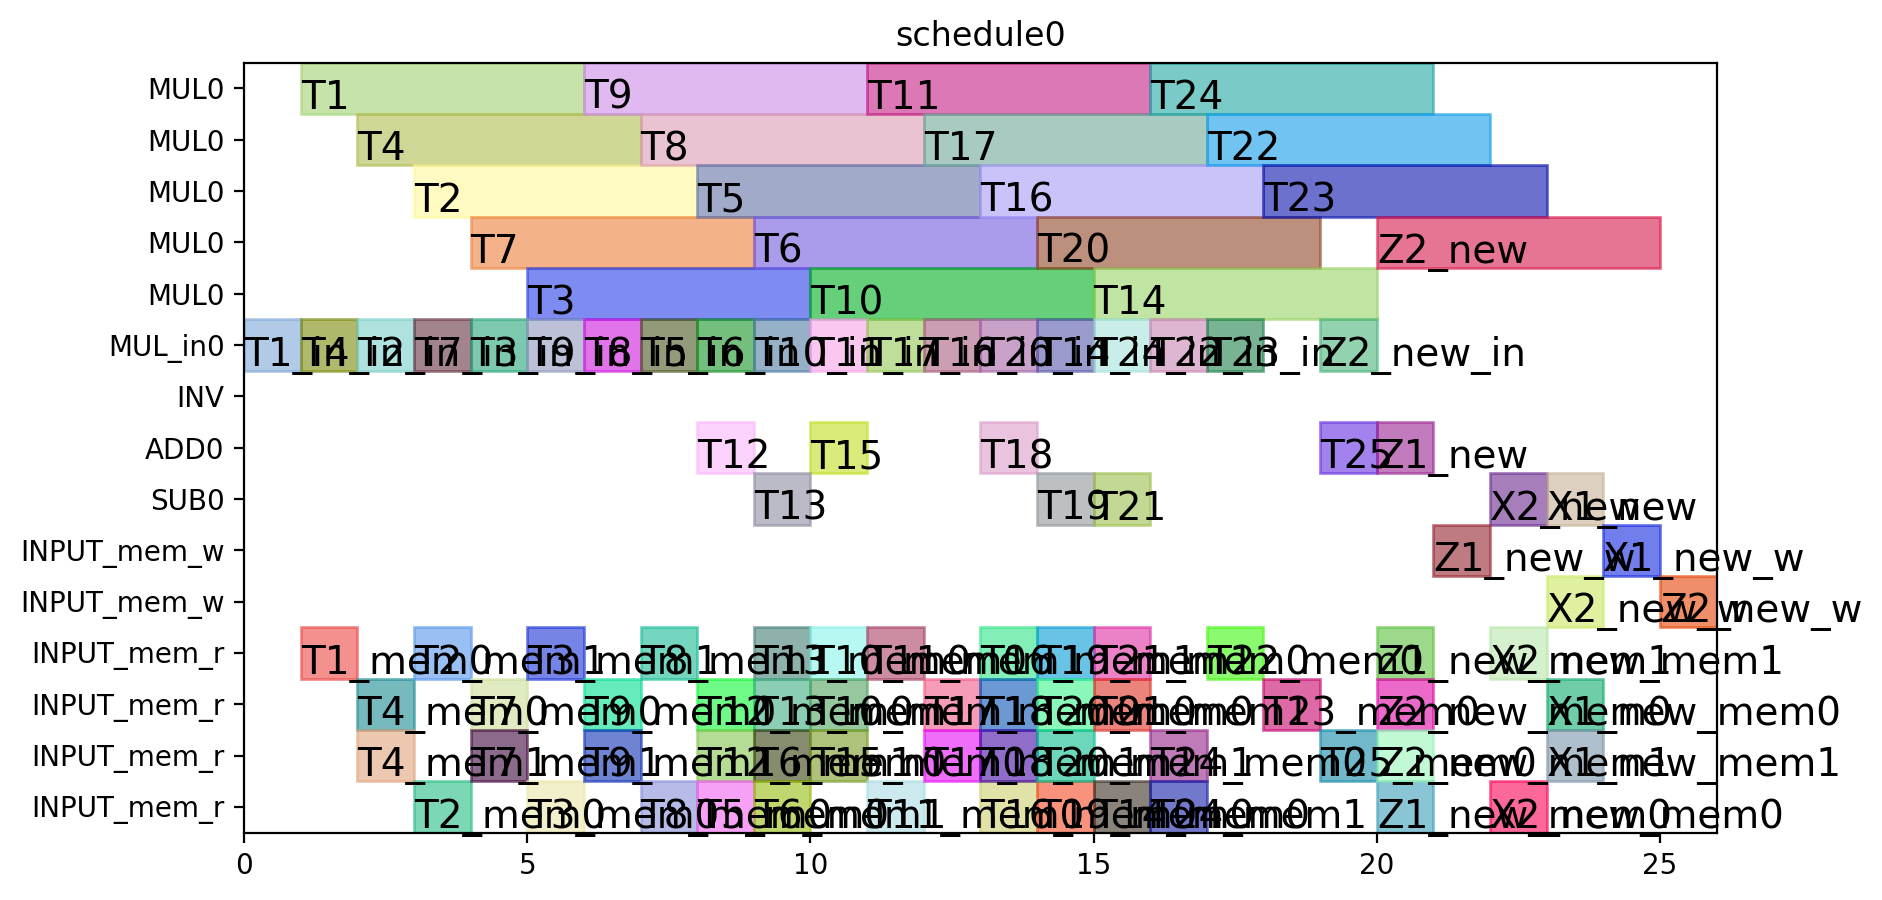

The script that drew this image:
from pyschedule import Scenario, solvers, plotters, alt


def solve():
	horizon = 90
	S = Scenario("schedule0", horizon=horizon)

	# resource
	MUL = S.Resources('MUL', num=1, size=5)
	MUL_in = S.Resources('MUL_in', num=1)
	INV = S.Resource('INV')
	ADD = S.Resources('ADD', num=1, periods=range(1, horizon))
	SUB = S.Resources('SUB', num=1, periods=range(1, horizon))
	INPUT_mem_w = S.Resource('INPUT_mem_w', size=2)
	INPUT_mem_r = S.Resource('INPUT_mem_r', size=4)

	# result of previous scheduling

	# new tasks
	T1_in = S.Task('T1_in', length=1, delay_cost=1)
	T1_in += alt(MUL_in)
	T1 = S.Task('T1', length=5, delay_cost=1)
	T1 += alt(MUL)
	S += T1>=T1_in

	T1_mem0 = S.Task('T1_mem0', length=1, delay_cost=1)
	T1_mem0 += INPUT_mem_r
	S += T1_mem0-1 <= T1

	T2_in = S.Task('T2_in', length=1, delay_cost=1)
	T2_in += alt(MUL_in)
	T2 = S.Task('T2', length=5, delay_cost=1)
	T2 += alt(MUL)
	S += T2>=T2_in

	T2_mem0 = S.Task('T2_mem0', length=1, delay_cost=1)
	T2_mem0 += INPUT_mem_r
	S += T2_mem0-1 <= T2

	T2_mem1 = S.Task('T2_mem1', length=1, delay_cost=1)
	T2_mem1 += INPUT_mem_r
	S += T2_mem1-1 <= T2

	T3_in = S.Task('T3_in', length=1, delay_cost=1)
	T3_in += alt(MUL_in)
	T3 = S.Task('T3', length=5, delay_cost=1)
	T3 += alt(MUL)
	S += T3>=T3_in

	T3_mem0 = S.Task('T3_mem0', length=1, delay_cost=1)
	T3_mem0 += INPUT_mem_r
	S += T3_mem0-1 <= T3

	T3_mem1 = S.Task('T3_mem1', length=1, delay_cost=1)
	T3_mem1 += INPUT_mem_r
	S += T3_mem1-1 <= T3

	T4_in = S.Task('T4_in', length=1, delay_cost=1)
	T4_in += alt(MUL_in)
	T4 = S.Task('T4', length=5, delay_cost=1)
	T4 += alt(MUL)
	S += T4>=T4_in

	T4_mem0 = S.Task('T4_mem0', length=1, delay_cost=1)
	T4_mem0 += INPUT_mem_r
	S += T4_mem0-1 <= T4

	T4_mem1 = S.Task('T4_mem1', length=1, delay_cost=1)
	T4_mem1 += INPUT_mem_r
	S += T4_mem1-1 <= T4

	T5_in = S.Task('T5_in', length=1, delay_cost=1)
	T5_in += alt(MUL_in)
	T5 = S.Task('T5', length=5, delay_cost=1)
	T5 += alt(MUL)
	S += T5>=T5_in

	T5_mem0 = S.Task('T5_mem0', length=1, delay_cost=1)
	T5_mem0 += INPUT_mem_r
	S += T5_mem0-1 <= T5

	T6_in = S.Task('T6_in', length=1, delay_cost=1)
	T6_in += alt(MUL_in)
	T6 = S.Task('T6', length=5, delay_cost=1)
	T6 += alt(MUL)
	S += T6>=T6_in

	T6_mem0 = S.Task('T6_mem0', length=1, delay_cost=1)
	T6_mem0 += INPUT_mem_r
	S += T6_mem0-1 <= T6

	T6_mem1 = S.Task('T6_mem1', length=1, delay_cost=1)
	T6_mem1 += INPUT_mem_r
	S += T6_mem1-1 <= T6

	T7_in = S.Task('T7_in', length=1, delay_cost=1)
	T7_in += alt(MUL_in)
	T7 = S.Task('T7', length=5, delay_cost=1)
	T7 += alt(MUL)
	S += T7>=T7_in

	T7_mem0 = S.Task('T7_mem0', length=1, delay_cost=1)
	T7_mem0 += INPUT_mem_r
	S += T7_mem0-1 <= T7

	T7_mem1 = S.Task('T7_mem1', length=1, delay_cost=1)
	T7_mem1 += INPUT_mem_r
	S += T7_mem1-1 <= T7

	T8_in = S.Task('T8_in', length=1, delay_cost=1)
	T8_in += alt(MUL_in)
	T8 = S.Task('T8', length=5, delay_cost=1)
	T8 += alt(MUL)
	S += T8>=T8_in

	T8_mem0 = S.Task('T8_mem0', length=1, delay_cost=1)
	T8_mem0 += INPUT_mem_r
	S += T8_mem0-1 <= T8

	T8_mem1 = S.Task('T8_mem1', length=1, delay_cost=1)
	T8_mem1 += alt(INPUT_mem_r)
	S += T1 < T8_mem1
	S += T8_mem1-1 <= T8

	T9_in = S.Task('T9_in', length=1, delay_cost=1)
	T9_in += alt(MUL_in)
	T9 = S.Task('T9', length=5, delay_cost=1)
	T9 += alt(MUL)
	S += T9>=T9_in

	T9_mem0 = S.Task('T9_mem0', length=1, delay_cost=1)
	T9_mem0 += INPUT_mem_r
	S += T9_mem0-1 <= T9

	T9_mem1 = S.Task('T9_mem1', length=1, delay_cost=1)
	T9_mem1 += alt(INPUT_mem_r)
	S += T1 < T9_mem1
	S += T9_mem1-1 <= T9

	T10_in = S.Task('T10_in', length=1, delay_cost=1)
	T10_in += alt(MUL_in)
	T10 = S.Task('T10', length=5, delay_cost=1)
	T10 += alt(MUL)
	S += T10>=T10_in

	T10_mem0 = S.Task('T10_mem0', length=1, delay_cost=1)
	T10_mem0 += INPUT_mem_r
	S += T10_mem0-1 <= T10

	T10_mem1 = S.Task('T10_mem1', length=1, delay_cost=1)
	T10_mem1 += alt(INPUT_mem_r)
	S += T3 < T10_mem1
	S += T10_mem1-1 <= T10

	T11_in = S.Task('T11_in', length=1, delay_cost=1)
	T11_in += alt(MUL_in)
	T11 = S.Task('T11', length=5, delay_cost=1)
	T11 += alt(MUL)
	S += T11>=T11_in

	T11_mem0 = S.Task('T11_mem0', length=1, delay_cost=1)
	T11_mem0 += INPUT_mem_r
	S += T11_mem0-1 <= T11

	T11_mem1 = S.Task('T11_mem1', length=1, delay_cost=1)
	T11_mem1 += alt(INPUT_mem_r)
	S += T3 < T11_mem1
	S += T11_mem1-1 <= T11

	T12 = S.Task('T12', length=1, delay_cost=1)
	T12 += alt(ADD)

	T12_mem0 = S.Task('T12_mem0', length=1, delay_cost=1)
	T12_mem0 += alt(INPUT_mem_r)
	S += T4 < T12_mem0
	S += T12_mem0-1 <= T12

	T12_mem1 = S.Task('T12_mem1', length=1, delay_cost=1)
	T12_mem1 += alt(INPUT_mem_r)
	S += T2 < T12_mem1
	S += T12_mem1-1 <= T12

	T13 = S.Task('T13', length=1, delay_cost=1)
	T13 += alt(SUB)

	T13_mem0 = S.Task('T13_mem0', length=1, delay_cost=1)
	T13_mem0 += alt(INPUT_mem_r)
	S += T4 < T13_mem0
	S += T13_mem0-1 <= T13

	T13_mem1 = S.Task('T13_mem1', length=1, delay_cost=1)
	T13_mem1 += alt(INPUT_mem_r)
	S += T2 < T13_mem1
	S += T13_mem1-1 <= T13

	T15 = S.Task('T15', length=1, delay_cost=1)
	T15 += alt(ADD)

	T15_mem0 = S.Task('T15_mem0', length=1, delay_cost=1)
	T15_mem0 += alt(INPUT_mem_r)
	S += T7 < T15_mem0
	S += T15_mem0-1 <= T15

	T14_in = S.Task('T14_in', length=1, delay_cost=1)
	T14_in += alt(MUL_in)
	T14 = S.Task('T14', length=5, delay_cost=1)
	T14 += alt(MUL)
	S += T14>=T14_in

	T14_mem0 = S.Task('T14_mem0', length=1, delay_cost=1)
	T14_mem0 += alt(INPUT_mem_r)
	S += T13 < T14_mem0
	S += T14_mem0-1 <= T14

	T16_in = S.Task('T16_in', length=1, delay_cost=1)
	T16_in += alt(MUL_in)
	T16 = S.Task('T16', length=5, delay_cost=1)
	T16 += alt(MUL)
	S += T16>=T16_in

	T16_mem0 = S.Task('T16_mem0', length=1, delay_cost=1)
	T16_mem0 += alt(INPUT_mem_r)
	S += T1 < T16_mem0
	S += T16_mem0-1 <= T16

	T16_mem1 = S.Task('T16_mem1', length=1, delay_cost=1)
	T16_mem1 += alt(INPUT_mem_r)
	S += T8 < T16_mem1
	S += T16_mem1-1 <= T16

	T17_in = S.Task('T17_in', length=1, delay_cost=1)
	T17_in += alt(MUL_in)
	T17 = S.Task('T17', length=5, delay_cost=1)
	T17 += alt(MUL)
	S += T17>=T17_in

	T17_mem0 = S.Task('T17_mem0', length=1, delay_cost=1)
	T17_mem0 += alt(INPUT_mem_r)
	S += T8 < T17_mem0
	S += T17_mem0-1 <= T17

	T17_mem1 = S.Task('T17_mem1', length=1, delay_cost=1)
	T17_mem1 += alt(INPUT_mem_r)
	S += T15 < T17_mem1
	S += T17_mem1-1 <= T17

	T18 = S.Task('T18', length=1, delay_cost=1)
	T18 += alt(ADD)

	T18_mem0 = S.Task('T18_mem0', length=1, delay_cost=1)
	T18_mem0 += alt(INPUT_mem_r)
	S += T5 < T18_mem0
	S += T18_mem0-1 <= T18

	T18_mem1 = S.Task('T18_mem1', length=1, delay_cost=1)
	T18_mem1 += alt(INPUT_mem_r)
	S += T9 < T18_mem1
	S += T18_mem1-1 <= T18

	T19 = S.Task('T19', length=1, delay_cost=1)
	T19 += alt(SUB)

	T19_mem0 = S.Task('T19_mem0', length=1, delay_cost=1)
	T19_mem0 += alt(INPUT_mem_r)
	S += T5 < T19_mem0
	S += T19_mem0-1 <= T19

	T19_mem1 = S.Task('T19_mem1', length=1, delay_cost=1)
	T19_mem1 += alt(INPUT_mem_r)
	S += T9 < T19_mem1
	S += T19_mem1-1 <= T19

	T21 = S.Task('T21', length=1, delay_cost=1)
	T21 += alt(SUB)

	T21_mem0 = S.Task('T21_mem0', length=1, delay_cost=1)
	T21_mem0 += alt(INPUT_mem_r)
	S += T6 < T21_mem0
	S += T21_mem0-1 <= T21

	T21_mem1 = S.Task('T21_mem1', length=1, delay_cost=1)
	T21_mem1 += alt(INPUT_mem_r)
	S += T10 < T21_mem1
	S += T21_mem1-1 <= T21

	T24_in = S.Task('T24_in', length=1, delay_cost=1)
	T24_in += alt(MUL_in)
	T24 = S.Task('T24', length=5, delay_cost=1)
	T24 += alt(MUL)
	S += T24>=T24_in

	T24_mem0 = S.Task('T24_mem0', length=1, delay_cost=1)
	T24_mem0 += alt(INPUT_mem_r)
	S += T11 < T24_mem0
	S += T24_mem0-1 <= T24

	T24_mem1 = S.Task('T24_mem1', length=1, delay_cost=1)
	T24_mem1 += alt(INPUT_mem_r)
	S += T12 < T24_mem1
	S += T24_mem1-1 <= T24

	T20_in = S.Task('T20_in', length=1, delay_cost=1)
	T20_in += alt(MUL_in)
	T20 = S.Task('T20', length=5, delay_cost=1)
	T20 += alt(MUL)
	S += T20>=T20_in

	T20_mem0 = S.Task('T20_mem0', length=1, delay_cost=1)
	T20_mem0 += alt(INPUT_mem_r)
	S += T15 < T20_mem0
	S += T20_mem0-1 <= T20

	T20_mem1 = S.Task('T20_mem1', length=1, delay_cost=1)
	T20_mem1 += alt(INPUT_mem_r)
	S += T18 < T20_mem1
	S += T20_mem1-1 <= T20

	T22_in = S.Task('T22_in', length=1, delay_cost=1)
	T22_in += alt(MUL_in)
	T22 = S.Task('T22', length=5, delay_cost=1)
	T22 += alt(MUL)
	S += T22>=T22_in

	T22_mem0 = S.Task('T22_mem0', length=1, delay_cost=1)
	T22_mem0 += alt(INPUT_mem_r)
	S += T21 < T22_mem0
	S += T22_mem0-1 <= T22

	T23_in = S.Task('T23_in', length=1, delay_cost=1)
	T23_in += alt(MUL_in)
	T23 = S.Task('T23', length=5, delay_cost=1)
	T23 += alt(MUL)
	S += T23>=T23_in

	T23_mem0 = S.Task('T23_mem0', length=1, delay_cost=1)
	T23_mem0 += alt(INPUT_mem_r)
	S += T19 < T23_mem0
	S += T23_mem0-1 <= T23

	T25 = S.Task('T25', length=1, delay_cost=1)
	T25 += alt(ADD)

	T25_mem0 = S.Task('T25_mem0', length=1, delay_cost=1)
	T25_mem0 += alt(INPUT_mem_r)
	S += T20 < T25_mem0
	S += T25_mem0-1 <= T25

	Z2_new_in = S.Task('Z2_new_in', length=1, delay_cost=1)
	Z2_new_in += alt(MUL_in)
	Z2_new = S.Task('Z2_new', length=5, delay_cost=1)
	Z2_new += alt(MUL)
	S += Z2_new>=Z2_new_in

	S += 0<Z2_new

	Z2_new_mem0 = S.Task('Z2_new_mem0', length=1, delay_cost=1)
	Z2_new_mem0 += INPUT_mem_r
	S += Z2_new_mem0-1 <= Z2_new

	Z2_new_mem1 = S.Task('Z2_new_mem1', length=1, delay_cost=1)
	Z2_new_mem1 += alt(INPUT_mem_r)
	S += T14 < Z2_new_mem1
	S += Z2_new_mem1-1 <= Z2_new

	Z2_new_w = S.Task('Z2_new_w', length=1, delay_cost=1)
	Z2_new_w += alt(INPUT_mem_w)
	S += Z2_new <= Z2_new_w

	X2_new = S.Task('X2_new', length=1, delay_cost=1)
	X2_new += alt(SUB)

	S += 0<X2_new

	X2_new_mem0 = S.Task('X2_new_mem0', length=1, delay_cost=1)
	X2_new_mem0 += alt(INPUT_mem_r)
	S += T22 < X2_new_mem0
	S += X2_new_mem0-1 <= X2_new

	X2_new_mem1 = S.Task('X2_new_mem1', length=1, delay_cost=1)
	X2_new_mem1 += alt(INPUT_mem_r)
	S += T24 < X2_new_mem1
	S += X2_new_mem1-1 <= X2_new

	X2_new_w = S.Task('X2_new_w', length=1, delay_cost=1)
	X2_new_w += alt(INPUT_mem_w)
	S += X2_new <= X2_new_w

	X1_new = S.Task('X1_new', length=1, delay_cost=1)
	X1_new += alt(SUB)

	S += 0<X1_new

	X1_new_mem0 = S.Task('X1_new_mem0', length=1, delay_cost=1)
	X1_new_mem0 += alt(INPUT_mem_r)
	S += T23 < X1_new_mem0
	S += X1_new_mem0-1 <= X1_new

	X1_new_mem1 = S.Task('X1_new_mem1', length=1, delay_cost=1)
	X1_new_mem1 += alt(INPUT_mem_r)
	S += T17 < X1_new_mem1
	S += X1_new_mem1-1 <= X1_new

	X1_new_w = S.Task('X1_new_w', length=1, delay_cost=1)
	X1_new_w += alt(INPUT_mem_w)
	S += X1_new <= X1_new_w

	Z1_new = S.Task('Z1_new', length=1, delay_cost=1)
	Z1_new += alt(ADD)

	S += 0<Z1_new

	Z1_new_mem0 = S.Task('Z1_new_mem0', length=1, delay_cost=1)
	Z1_new_mem0 += alt(INPUT_mem_r)
	S += T16 < Z1_new_mem0
	S += Z1_new_mem0-1 <= Z1_new

	Z1_new_mem1 = S.Task('Z1_new_mem1', length=1, delay_cost=1)
	Z1_new_mem1 += alt(INPUT_mem_r)
	S += T25 < Z1_new_mem1
	S += Z1_new_mem1-1 <= Z1_new

	Z1_new_w = S.Task('Z1_new_w', length=1, delay_cost=1)
	Z1_new_w += alt(INPUT_mem_w)
	S += Z1_new <= Z1_new_w

	solvers.mip.solve(S,msg=1,ratio_gap=1.01)

	solution = [['hoge']*len(S.solution()[1]) for i in range(len(S.solution()))]
	for i in range(len(S.solution())):
		for j in range(len(S.solution()[i])):
			solution[i][j]=str(S.solution()[i][j])
	print(solution)

	cycles = int(solution[-1][3])

	pic_file_name = "/Users/fukudamomoko/Desktop/research/ABE/python/scheduling/ladderMul_mul1_add1/schedule0.png"
	if(S.solution() != []):
		plotters.matplotlib.plot(S,img_filename=pic_file_name, vertical_text=False, fig_size=(cycles*0.25+3, 5))

	return solution
